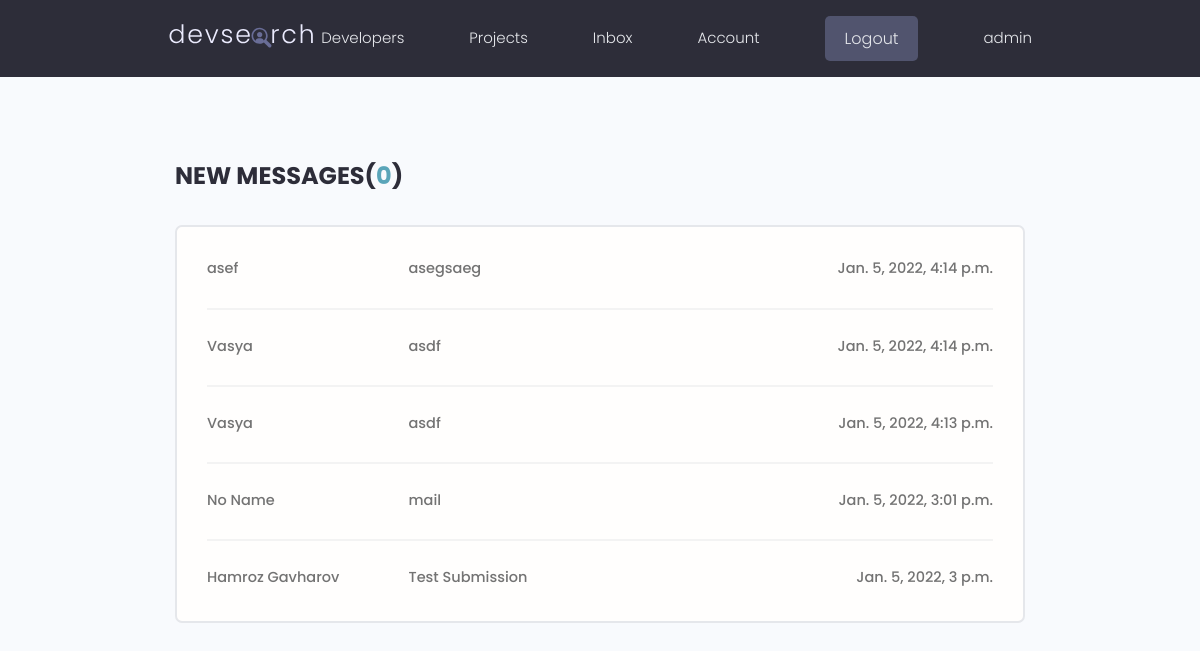
The page /inbox/ (signed in) on the database its author committed.
### users/models.py (models this page shows, shortened)
class Message(models.Model):
    sender = models.ForeignKey(
        Profile, on_delete=models.SET_NULL, null=True, blank=True
    )
    recipient = models.ForeignKey(
        Profile,
        on_delete=models.SET_NULL,
        null=True,
        blank=True,
        related_name="messages",
    )
    name = models.CharField(max_length=200, null=True, blank=True)
    email = models.EmailField(max_length=200, null=True, blank=True)
    subject = models.CharField(max_length=200, null=True, blank=True)
    body = models.TextField()
    is_read = models.BooleanField(default=False, null=True)
    created = models.DateTimeField(auto_now_add=True)
    id = models.UUIDField(
        default=uuid.uuid4, unique=True, primary_key=True, editable=False
    )
    class Meta:
        ordering = ["is_read", "-created"]

### users/views.py (the view)
# urls.py: path("inbox/", views.inbox, name="inbox"),
@login_required(login_url="login")
def inbox(request):
    profile = request.user.profile
    messageRequests = profile.messages.all()
    unreadCount = messageRequests.filter(is_read=False).count()
    context = {"messageRequests": messageRequests, "unreadCount": unreadCount}
    return render(request, "users/inbox.html", context)

### users/templates/users/inbox.html
{% extends 'main.html' %}
{% block content %}
<main class="inbox my-xl">
  <div class="content-box">
    <h3 class="inbox__title">New Messages(<span>{{unreadCount}}</span>)</h3>
    <ul class="messages">
      {% for message in messageRequests %}
      {% if message.is_read == False %}
      <li class="message message--unread">
        {% else %}
      <li class="message">
        {% endif %}
        <a href="{% url 'message' message.id %}">
          <span class="message__author">{{message.name}}</span>
          <span class="message__subject">{{message.subject}}</span>
          <span class="message__date">{{message.created}}</span>
        </a>
      </li>
      {% endfor %}
    </ul>
  </div>
</main>
{% endblock %}

### templates/navbar.html (shortened to what this page needs)
{% load static %}
<header class="header">
    <div class="container container--narrow">
        <a href="{% url 'profiles' %}" class="header__logo">
            <img src="{% static 'images/logo.svg' %}" alt="DevSearch Logo" />
        </a>
        <nav class="header__nav">
            <ul class="header__menu">
                <li class="header__menuItem"><a href="{% url 'profiles' %}">Developers</a></li>
                <li class="header__menuItem"><a href="{% url 'projects' %}">Projects</a></li>
                {% if request.user.is_authenticated %}
                <li class="header__menuItem"><a href="{% url 'inbox' %}">Inbox</a></li>
                <li class="header__menuItem"><a href="{% url 'account' %}">Account</a></li>
                <li class="header__menuItem"><a href="{% url 'logout' %}" class="btn btn--sub">Logout</a></li>
                {% else %}
                <li class="header__menuItem"><a href="{% url 'login' %}" class="btn btn--sub">Login/Sign Up</a></li>
                {% endif %}
                <li class="header__menuItem"><a href="#">{{user.username}}</a></li>
            </ul>
        </nav>
    </div>
</header>

### static/styles/app.css (style rules this page uses)
:root { --color-sub: #2d2d39; }
.btn--sub { background-color: var(--color-sub-light); }
img { width: 100%; }
.content-box { width: 95%; max-width: 85rem; margin: 0 auto; }
.header { position: sticky; z-index: 111; background-color: var(--color-sub); padding: 1.5rem 0; }
.header > .container { display: flex; justify-content: space-between; align-items: center; }
.header__logo > img { height: 3.8rem; }
.header__nav > ul { display: inline-flex; align-items: center; list-style: none; gap: 6.5rem; }
.header__menuItem > a { color: var(--color-light); font-weight: 300; }
.inbox { height: 90vh; }
.inbox__title, .inbox__title span { font-size: 2.4rem; font-weight: 700; color: var(--color-sub); text-transform: uppercase; text-align: left; margin-bottom: 3rem; }
.inbox__title span { color: var(--color-main); }
.messages { list-style: none; background: var(--color-white); padding: 0.5rem 3rem; border: 2px solid var(--color-light); border-radius: 0.7rem; }
.message { padding: 2.5rem 0; }
.message > a span { font-size: 1.45rem; font-weight: 500; }
.message:not(:last-child) { border-bottom: 2px solid var(--color-white-light); }
.message > a { display: flex; gap: 1rem; }
.message__author, .message__date { flex-basis: 25%; }
.message__subject { flex-basis: 50%; }
.message__date { text-align: right; }

### static/uikit/styles/modules/_variables.css (style rules this page uses)
:root { --color-main: #5aa5b9; --color-main-light: #e6faff; --color-sub: #3f4156; --color-sub-light: #51546e; --color-sub-lighter: #ededfd; --color-text: #737373; --color-gray: #8b8b8b; --color-light: #e5e7eb; --color-light-gray: #767676; --color-bg: #f8fafd; --color-white: #fffefd; --color-white-light: #f3f3f3; --color-success: #359e64; --color-success-bg: #def8e8; --color-error: #fc4b0b; --color-error-bg: #fff2ee; --font-base: 'Poppins', arial, helvetica, 'Segoe UI', roboto, ubuntu, sans-serif; --font-monospace: 'Fira Code', 'Courier New', courier, monospace; --font-regular: 300; --font-medium: 500; --font-bold: 700; --generic-shadow: 1px 1px 5px #00000010; --generic-transition: all 0.3s ease-in-out; }

### static/uikit/styles/modules/_base.css (style rules this page uses)
* { margin: 0; padding: 0; box-sizing: border-box; text-rendering: optimizeLegibility; color: inherit; font-size: inherit; }
html { font-size: 50%; }
@media only screen and (min-width: 480px) { html { font-size: 56.25%; } }
@media only screen and (min-width: 1200px) { html { font-size: 62.5%; } }
body { line-height: 1.6; font-weight: 400; font-size: 1.5rem; color: var(--color-text); background-color: var(--color-bg); min-height: 100vh; }

### static/uikit/styles/modules/_typography.css (style rules this page uses)
* { font-family: var(--font-base); }
h3 { font-size: 3.2rem; font-weight: var(--font-medium); }
p, span, strong { font-size: 1.6rem; color: var(--color-text); font-weight: var(--font-regular); }
a { padding-bottom: 2px; text-decoration: none; display: inline-block; color: var(--color-main); font-weight: var(--font-medium); }

### static/uikit/styles/modules/_utilities.css (style rules this page uses)
.container { width: 92%; max-width: 165rem; margin: 0 auto; box-sizing: border-box; }
.container--narrow { width: 92%; max-width: 120rem; }
@media screen and (min-width: 1000px) { .container { width: 90%; } }
@media screen and (min-width: 1000px) { .container--narrow { width: 85%; } }
@media screen and (min-width: 1200px) { .container { width: 80%; } }
@media screen and (min-width: 1200px) { .container--narrow { width: 72%; } }
.my-xl { margin: 8rem auto; }

### static/uikit/styles/modules/_button.css (style rules this page uses)
.btn { display: inline-block; position: relative; cursor: pointer; background-color: var(--color-light); font-weight: var(--font-medium); color: var(--color-sub); text-decoration: none; padding: 1rem 2rem; border-radius: 0.5rem; border: none; width: -webkit-fit-content; width: -moz-fit-content; width: fit-content; height: -webkit-fit-content; height: -moz-fit-content; height: fit-content; font-size: 1.6rem; outline-width: 0; outline-color: transparent; -webkit-backface-visibility: hidden; backface-visibility: hidden; transition: all 0.3s ease-in-out; }
.btn--sub { background-color: var(--color-sub); color: var(--color-white); }

### rows shown on the page
Message: name "asef", subject "asegsaeg", created "Jan. 5, 2022, 4:14 p.m."
Message: name "Vasya", subject "asdf", created "Jan. 5, 2022, 4:14 p.m."
Message: name "Vasya", subject "asdf", created "Jan. 5, 2022, 4:13 p.m."
Message: name "No Name", subject "mail", created "Jan. 5, 2022, 3:01 p.m."
Message: name "Hamroz Gavharov", subject "Test Submission", created "Jan. 5, 2022, 3 p.m."

### other values the page prints
{{ user.username }} "admin"
{{ unreadCount }} "0"
